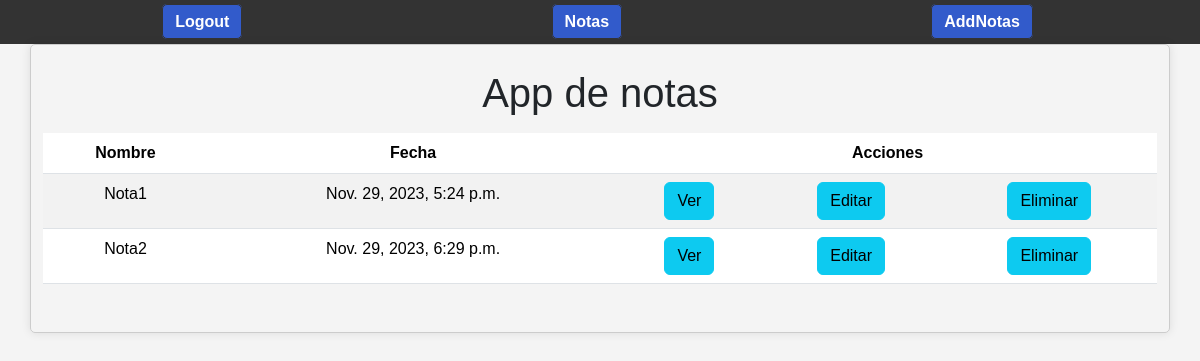
The app's page /notas/ (signed in), older data.
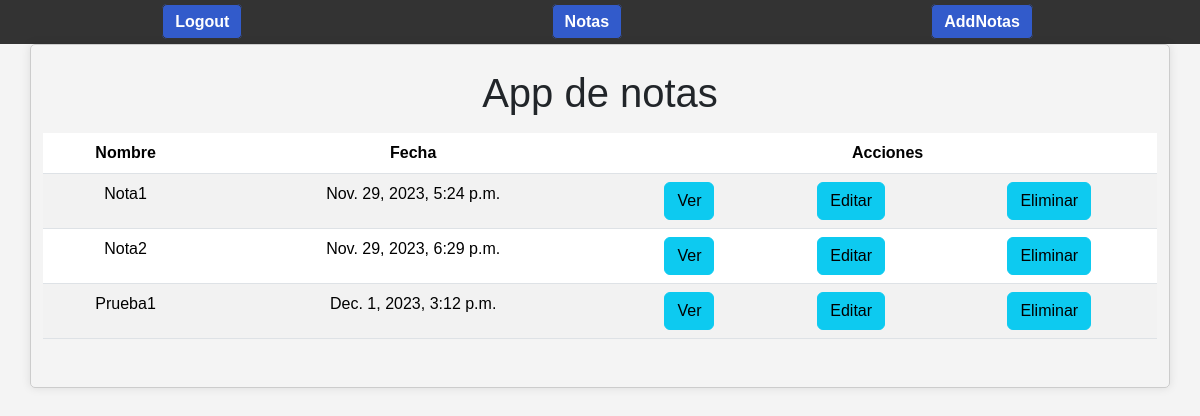
The same page, newer data.
### tasks/models.py (models this page shows, shortened)
class Notas(models.Model):
    title= models.CharField(max_length=150)
    created= models.DateTimeField(auto_now_add=True)
    datecompleted= models.DateTimeField(null = True)
    nota=models.CharField(max_length=200)
    user= models.ForeignKey(User, on_delete=models.CASCADE)

### tasks/views.py (the view)
# urls.py: path('notas/', views.notas, name='notas'),
def notas(request):
    notas = Notas.objects.filter(user = request.user)
    return render(request, 'notas.html', {'notas': notas})

### tasks/templates/notas.html
{% extends 'base.html' %}
{% block content %}
<div class="row">
    <div class="col-sm-12 col-md-12 col-lg-12 col-xl-12">
        <h1>App de notas</h1>
        <div class="table-resposive py-2">
            <table class="table table-striped">
                <thead>
                    <tr>
                        <th class="text-center">Nombre</th>
                        <th class="text-center">Fecha</th>
                        <th colspan="3" class="text-center">Acciones</th>
                    </tr>
                </thead>
                <tbody class="text-center">
                    {% for nota in notas %}
                        <tr>
                            <td>{{nota.title}}</td>
                            <td>{{nota.created}}</td>
                            <td><a href="{% url 'getNota' nota.id %}" class="btn btn-info">Ver</a></td>
                            <td><a href="{% url 'editarNota' nota.id %}" class="btn btn-info">Editar</a></td>
                            <td><a href="{% url 'eliminacionNota' nota.id %}" class="btn btn-info">Eliminar</a></td>
                        </tr>
                    {% endfor %}
                </tbody>
            </table>
        </div>
    </div>
</div>
{% endblock %}

### tasks/templates/base.html (shortened to what this page needs)
<!DOCTYPE html>
<html lang="en">
<head>
    <link rel="stylesheet" type="text/css" href="../static/css/stye.css">
    <link rel="stylesheet" type="text/css" href="../static/css/index.css">
    <link href="https://cdn.jsdelivr.net/npm/bootstrap@5.3.2/dist/css/bootstrap.min.css" rel="stylesheet">
</head>
<body>
    <nav>
        <ul>
            {% if user.is_authenticated %}
            <li>
                <a href="/logout">Logout</a>
            </li>
            <li>
                <a href="/notas">Notas</a>
            </li>
            <li>
                <a href="/addNotas">AddNotas</a>
            </li>
            {% endif %}
        </ul>
    </nav>
    <div class="container py-4">
        {% block content %}
        {% endblock %}
    </div>
</body>
</html>

### tasks/static/css/stye.css (style rules this page uses)
.container { max-width: 400px; margin: auto; padding: 20px; border: 1px solid #ccc; border-radius: 5px; box-shadow: 0 0 10px rgba(0, 0, 0, 0.1); }
h1 { text-align: center; color: #333; }

### tasks/static/css/index.css (style rules this page uses)
body { margin: 0; padding: 0; font-family: Arial, sans-serif; }
nav { background-color: #f0f0f0; padding: 10px; text-align: right; }
nav ul { list-style-type: none; margin: 0; padding: 0; }
nav li { display: inline-block; margin-left: 10px; }
nav a { text-decoration: none; padding: 8px 12px; border: 1px solid #333; border-radius: 5px; color: white; background-color: rgb(50, 91, 203); }
h1 { color: rgb(50, 91, 203); text-align: center; margin-top: 50px; margin-bottom: 0; }

### tasks/templates/base.html (style rules this page uses)
body { font-family: Arial, sans-serif; margin: 0; padding: 0; background-color: #f4f4f4; }
nav { background-color: #333; color: white; padding: 10px; }
ul { list-style: none; margin: 0; padding: 0; display: flex; justify-content: space-around; }
li { margin-right: 15px; }
a { text-decoration: none; color: white; font-weight: bold; padding: 5px 10px; border-radius: 5px; transition: background-color 0.3s ease; }

Row changes from the older to the newer data that the page shows:
added Notas: title "Prueba1", created "Dec. 1, 2023, 3:12 p.m."
